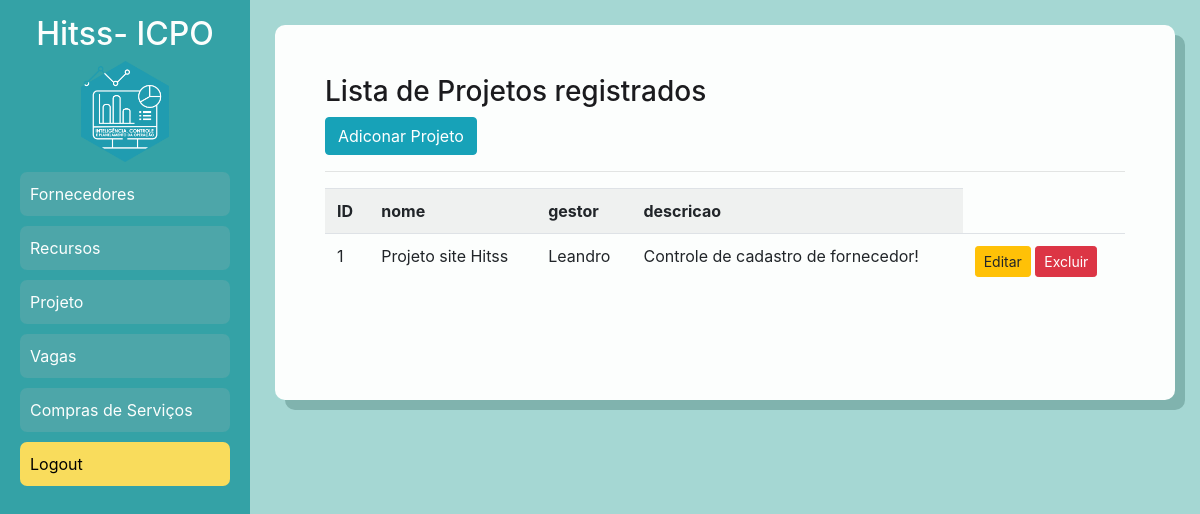
/listar/classe/ (signed in), run on the app's committed database.
### cadastros/models.py (models this page shows, shortened)
class Classe(models.Model): # PROJETO
    nome = models.CharField(max_length=50)
    gestor = models.CharField(max_length=150, verbose_name="Gestor")
    descricao = models.CharField(max_length=150, verbose_name="Descrição")

### cadastros/views.py (the view)
# urls.py: path('listar/classe/', ClasseList.as_view(), name="listar-classes"),
class ClasseList(GroupRequiredMixin, LoginRequiredMixin, ListView):
    group_required = [u'ICPO-admin', u'Gestores', u'Fornecedores']
    login_url = reverse_lazy('login')
    model = Classe
    template_name = 'cadastros/listas/classes.html'
    fields = ['nome', 'gestor', 'descricao']

### cadastros/templates/cadastros/listas/classes.html
{% extends 'paginas/modelo.html' %}
{% load static %}
{% block conteudo %}
<h3> Lista de Projetos registrados</h3>
<a href="{% url 'cadastrar-classe' %}" class="btn btn-info">Adiconar Projeto</a>
<hr>
<div class="table-responsive">
    <table class="table table-striped">
        <tr>
            <th>ID</th>
            <th>nome</th>
            <th>gestor</th>
            <th>descricao</th>
        </tr>
        {% for classe in object_list %}
        <tr>
            <td>{{ classe.pk }}</td>
            <td>{{ classe.nome }}</td>
            <td>{{ classe.gestor }}</td>
            <td>{{ classe.descricao }}</td>
            <td>
                <a href="{% url 'editar-classe' classe.pk %}" class="btn btn-warning btn-sm" title="Editar">Editar</a>
                <a href="{% url 'excluir-classe' classe.pk %}" class="btn btn-danger btn-sm" title="Excluir">Excluir</a>
            </td>
        </tr>
        {% empty %}
        <tr>
            <td colspan="3">Nenhum campo registrado</td>
        </tr>
        {% endfor %}
    </table>
</div>
{% endblock  %}

### static/css/styles.css (style rules this page uses)
* { text-decoration: none; }
body { height: 100vh; display: grid; grid-template-columns: 250px 1fr; margin: 0; padding: 0; }

### data on the page
Classe: pk "1", nome "Projeto site Hitss", gestor "Leandro", descricao "Controle de cadastro de fornecedor!"
